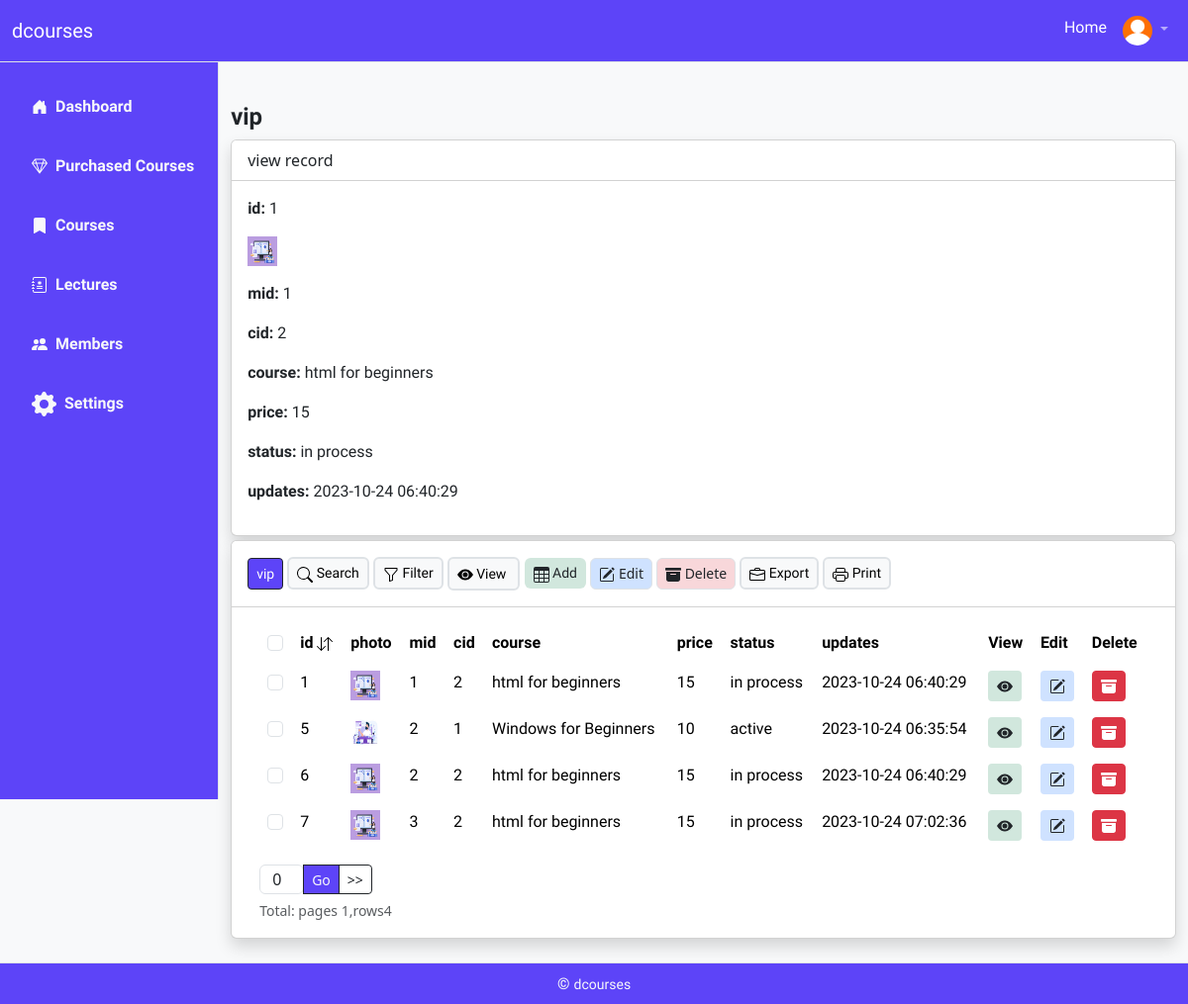
The page /assets/vip.php?v=view&vid=1 (signed in) on the database its author committed.
### tables this page shows
CREATE TABLE `settings` (
  `id` int(11) UNSIGNED NOT NULL,
  `option` varchar(50) NOT NULL,
  `features` varchar(50) NOT NULL,
  `action` varchar(11) NOT NULL,
  `updates` timestamp NOT NULL DEFAULT current_timestamp() ON UPDATE current_timestamp()
);

CREATE TABLE `member` (
  `id` int(11) UNSIGNED NOT NULL,
  `photo` varchar(100) NOT NULL,
  `name` varchar(50) NOT NULL,
  `email` varchar(50) NOT NULL,
  `password` varchar(200) NOT NULL,
  `reset` varchar(200) NOT NULL,
  `updates` timestamp NOT NULL DEFAULT current_timestamp() ON UPDATE current_timestamp()
);

CREATE TABLE `vip` (
  `id` int(11) NOT NULL,
  `photo` varchar(100) NOT NULL,
  `mid` varchar(100) NOT NULL,
  `cid` varchar(100) NOT NULL,
  `course` varchar(100) NOT NULL,
  `price` varchar(100) NOT NULL,
  `status` varchar(100) NOT NULL,
  `updates` timestamp NOT NULL DEFAULT current_timestamp() ON UPDATE current_timestamp()
);

### assets/include/code.php (the view, shortened to what the rows shown need)
<section class="">
      <?php
      $stmt = $db->query("DESCRIBE ". $ctable);
      $stmt->execute();
      $tablecol = $stmt->fetchAll(PDO::FETCH_ASSOC);
          if (isset($_POST["limit"]) or isset($_GET["limit"])) {
        if (!empty($_POST["limit"])) {
              $per_page = $_POST["limit"];
          }
            if (!empty($_GET["limit"])) {
            $per_page = $_GET["limit"];
            }
        }else{
      $per_page = 10;
        }
      if (isset($_GET["asds"])) {
      $asds = $_GET["asds"];
      }else{
      $asds = "ASC";
      }
      if (isset($_POST["gosubmit"])) {
      header("Location: ".$ctable.".php?start=".$_POST["go"]);
        ob_end();
      }else{
      $start = 0;
      }
            if (isset($_POST["search_submit"]) or !empty($_GET["page"])) {
        if (isset($_POST["usearch"])) {
              $usearch = $_POST["usearch"];
              $scol = $_POST["scol"];
            }
              if (!empty($_GET["page"])) {
                $usearch = $_GET["page"];
                $scol = $_GET["scol"];
              }
              $q = "SELECT * FROM $ctable WHERE $scol like  '$usearch'  ORDER BY id $asds LIMIT   $start, $per_page ";
            }else{
              $usearch = "";
              $scol = "";
              if ($_SESSION['activeuser'] != 1) {
                $mid = $_SESSION['activeuser'];
                $q = "SELECT * FROM $ctable where mid = '$mid' ORDER BY id $asds LIMIT $start, $per_page ";
              }else{
                $q = "SELECT * FROM $ctable ORDER BY id $asds LIMIT $start, $per_page ";
              }
            }
        $query = $db->prepare($q);
        $query->execute();
        if($query->rowCount() > 0){
            $result = $query->fetchAll(PDO::FETCH_ASSOC);
        }else{
          $result = "";
        }
    $fstmt = $db->prepare("SELECT * FROM settings where option = '$ctable' and features = 'sview' ");
    $fstmt->execute();
    $fsview=$fstmt->fetch(PDO::FETCH_ASSOC);
    $fstmt = $db->prepare("SELECT * FROM settings where option = '$ctable' and features = 'sedit' ");
    $fstmt->execute();
    $fsedit=$fstmt->fetch(PDO::FETCH_ASSOC);
    $fstmt = $db->prepare("SELECT * FROM settings where option = '$ctable' and features = 'sdelete' ");
    $fstmt->execute();
    $fsdelete=$fstmt->fetch(PDO::FETCH_ASSOC);
    $fstmt = $db->prepare("SELECT * FROM settings where option = '$ctable' and features = 'checkbox' ");
    $fstmt->execute();
    $fcheckbox=$fstmt->fetch(PDO::FETCH_ASSOC);
    ?>
    <?php
    if (isset($_GET["vid"])) {
      $id = $_GET["vid"];
      $stmt = $db->query("SELECT * FROM $ctable where id = $id ");
      $stmt->execute();
    ?>
    <?php
    }
    ?>
      <div class="card shadow mb-4">
      <div class="card-body">
      <div class="responsive">
      <div class="container-fluid ">
      <?php
      if (!empty($result)) {
    ?>
        <div class="table-responsive">
                <table class="table table-borderless table-hover">
                    <thead class="bg-light mb-2">
                      <th <?php if ($fcheckbox['action'] ?? null  == 'hide' and $_SESSION['activeuser'] != 1 and $_SESSION['activeuser'] != 1 ) { echo 'hidden'; } ?>>
                       <input data-bs-toggle="tooltip" data-bs-placement="bottom"  title="Select All" class="form-check-input" type="checkbox" name="select-all" onclick="toggle(this);" /></th>
      <?php
      foreach($tablecol as $col){
      $ffield = $col["Field"];
            $fstmt = $db->prepare("SELECT * FROM settings where option = '$ctable' and features = '$ffield' ");
            $fstmt->execute();
            $hresult=$fstmt->fetch(PDO::FETCH_ASSOC);
      if ($hresult['action'] ?? null  == 'hide' and $_SESSION['activeuser'] != 1 and $_SESSION['activeuser'] != 1) {
      }else{
      if ($col["Field"] == "id" ) {
      ?>
      <th><?php echo $col["Field"]; ?> <a data-bs-toggle="tooltip" data-bs-placement="bottom"  title="Sort by ACS and DESC" href="<?php echo $ctable; ?>.php?asds=<?php if($asds=="ASC"){ echo "DESC";}else{ echo "ASC"; } ?>&page=<?php echo $usearch; ?>&scol=<?php echo $scol; ?>"></a>
      </th>
      <?php
      }else{
      ?>
                    <th><?php echo $col["Field"]; ?></th>
      <?php
        }}}
      ?>
                    <th <?php if ($fsview['action'] ?? null  == 'hide' and $_SESSION['activeuser'] != 1 and $_SESSION['activeuser'] != 1) { echo 'hidden'; } ?>>View</th>
                    <th <?php if ($fsedit['action'] ?? null  == 'hide' and $_SESSION['activeuser'] != 1 and $_SESSION['activeuser'] != 1) { echo 'hidden'; } ?>>Edit</th>
                    <th <?php if ($fsdelete['action'] ?? null  == 'hide' and $_SESSION['activeuser'] != 1 and $_SESSION['activeuser'] != 1) { echo 'hidden'; } ?>>Delete</th>
                    </thead>
                    <tbody>
                    <?php
                        foreach($result as $data) {
                          $id = $data["id"];
                            echo "<tr class='text-secondary text-sm'>";
                          ?>
      <td   <?php if ($fcheckbox['action'] ?? null  == 'hide' and $_SESSION['activeuser'] != 1 and $_SESSION['activeuser'] != 1) { echo 'hidden'; } ?>>
          <input class="form-check-input" type="checkbox" name="check[]" id="checkbox-<?php echo $id; ?>" value="<?php echo  $id; ?>"> </td>
                          <?php
                          foreach($tablecol as $col){
                            $ffield = $col["Field"];
                                  $fstmt = $db->prepare("SELECT * FROM settings
                                    where option = '$ctable' and features = '$ffield' ");
                                  $fstmt->execute();
                                  $hresult=$fstmt->fetch(PDO::FETCH_ASSOC);
                            if($hresult['action'] ?? null == 'hide' and $_SESSION['activeuser'] != 1 and $_SESSION['activeuser'] != 1) {
                            }else{
                            if ($col["Field"] == "photo" || $col["Field"] == "image" || $col["Field"] == "img" || $col["Field"] == "Photo" || $col["Field"] == "Image") {
                            ?>
                            <td>
                          <?php
                                              if (file_exists($data[$col["Field"]]) and str_contains($data[$col["Field"]], 'png') || file_exists($data[$col["Field"]]) and str_contains($data[$col["Field"]], 'jpg')) {
                          ?>
                          <a target="_blank" class="" href="<?php echo $data[$col["Field"]] ?>">
                          <img  width='30' height='30' class='img myimg' src="<?php echo $data[$col["Field"]]; ?>"></a>
                          <?php
                          }else{
                            ?>
                            <a target="_blank" class="" href="<?php echo $data[$col["Field"]] ?>">
                            <img  width='30' height='30' class='img myimg' src="img/photo.png"></a>
                            <?php
                          }
                          ?>
                            </td>
            <?php
                            }elseif($col["Field"] != "photo" || $col["Field"] != "image" || $col["Field"] != "img") {
                                            echo "<td class=''>".$data[$col["Field"]]."</td>";
                            }}}
                            ?>
                            <td <?php if ($fsview['action'] ?? null  == 'hide' and $_SESSION['activeuser'] != 1 and $_SESSION['activeuser'] != 1) { echo 'hidden'; } ?>> <a  data-bs-toggle="tooltip"
                             data-bs-placement="bottom"  title="View Record" class="btn bg-success-subtle btn-sm" href="<?php echo $ctable; ?>.php?v=view&vid=<?php echo $id; ?>">
                            <svg xmlns="http://www.w3.org/2000/svg" width="16" height="16" fill="currentColor" class="bi bi-eye-fill" viewBox="0 0 16 16">
                              <path d="M10.5 8a2.5 2.5 0 1 1-5 0 2.5 2.5 0 0 1 5 0z"/>
                              <path d="M0 8s3-5.5 8-5.5S16 8 16 8s-3 5.5-8 5.5S0 8 0 8zm8 3.5a3.5 3.5 0 1 0 0-7 3.5 3.5 0 0 0 0 7z"/>
                            </svg>
                            </a></td>
                            <td <?php if ($fsedit['action'] ?? null  == 'hide' and $_SESSION['activeuser'] != 1 and $_SESSION['activeuser'] != 1) { echo 'hidden'; } ?>> <a data-bs-toggle="tooltip" data-bs-placement="bottom"  title="Update row" class="btn bg-primary-subtle btn-sm" href="<?php echo $ctable; ?>.php?e=edit&eid=<?php echo $id; ?>">
                              </a>
                            </td>
        <td <?php if ($fsdelete['action'] ?? null  == 'hide' and $_SESSION['activeuser'] != 1 and $_SESSION['activeuser'] != 1) { echo 'hidden'; } ?>> <a data-bs-toggle="tooltip" data-bs-placement="bottom"  title="Delete row" onclick="return confirm('Are you sure? You want to delete')" class="btn btn-danger btn-sm"
                                onclick="return confirm("Are you sure? You want to delete")"
                                class="text-danger" href="<?php echo $ctable; ?>.php?d=delete&did=<?php echo $id; ?>">
                                </a></td>
                            <?php
                            echo "</tr>";
                            }
                            ?>
      </tbody>
      </table>
                          </div>
                            <?php
                          }
                    ?>
         </div>
</section>

### assets/nav.php (shortened to what the rows shown need)
<?php
$navstmt = $db->prepare("SELECT * FROM settings where option = 'settings' and features = 'header' ");
$navstmt->execute();
$brand=$navstmt->fetch(PDO::FETCH_ASSOC);
?>
<nav class="navbar navbar-dark ccolor  px-0  border-bottom navbar-expand-lg navbar-expand-md fixed-top ">
        <div class="container-fluid">
            <div class="btn-group">
                <a class="navbar-brand" href="../index.php"><?php echo $brand['action']; ?></a>
            </div>
            <div class="offcanvas offcanvas-end bg-dark" tabindex="-1" id="offcanvasNavbar" aria-labelledby="offcanvasNavbarLabel">
                <div class="offcanvas-body">
                    <ul class="navbar-nav justify-content-end flex-grow-1 pe-0">
                        <li class="nav-item dropdown me-0">
                            <?php
                            if (isset($_SESSION['activeuser'])) {
                                $imgid = $_SESSION['activeuser'];
                                $imgstmt = $db->prepare("SELECT * FROM member where id = '$imgid' ");
                                $imgstmt->execute();
                                $imgrow=$imgstmt->fetch(PDO::FETCH_ASSOC);
                                ?>
                                <a class="nav-link dropdown-toggle" href="#" role="button" data-bs-toggle="dropdown" aria-expanded="false">
                                <img src="<?php echo $imgrow['photo']; ?>" alt="user" width="30" height="30" class="rounded-circle">
                                </a>
                                <?php
                            }else{
                            ?>
                            <a class="nav-link dropdown-toggle" href="#" role="button" data-bs-toggle="dropdown" aria-expanded="false">
                                <img src="img/user.png" alt="user" width="30" height="30" class="rounded-circle">
                            </a>
                            <?php
                            }
                            ?>
                            </li>
                    </ul>
                </div>
            </div>
        </div>
    </nav>

### assets/footer.php (shortened to what the rows shown need)
<footer class="row px-0 mt-auto  border-top py-2 ccolor mb-0">
      <div class="col text-center text-light">
          <span class="small ">
              <a class="text-light text-decoration-none" href="../index.php"><?php echo $brand['action']; ?></a>
          </span>
      </div>
  </footer>

### rows shown on the page
settings: action "dcourses"
member: photo (placeholder picture)
vip: Field "1", Field "2", Field "html for beginners", Field "15", Field "in process", Field "2023-10-24 06:40:29"
vip: Field "5", Field "2", Field "1", Field "Windows for Beginners", Field "10", Field "active", Field "2023-10-24 06:35:54"
vip: Field "6", Field "2", Field "html for beginners", Field "15", Field "in process", Field "2023-10-24 06:40:29"
vip: Field "7", Field "3", Field "2", Field "html for beginners", Field "15", Field "in process", Field "2023-10-24 07:02:36"

### other values the page prints
$filename "vip"
$col["Field"] "id"
$viewrow[$col["Field"]] "1"
$col["Field"] "mid"
$col["Field"] "cid"
$viewrow[$col["Field"]] "2"
$col["Field"] "course"
$viewrow[$col["Field"]] "html for beginners"
$col["Field"] "price"
$viewrow[$col["Field"]] "15"
$col["Field"] "status"
$viewrow[$col["Field"]] "in process"
$col["Field"] "updates"
$viewrow[$col["Field"]] "2023-10-24 06:40:29"
$col["Field"] "photo"
